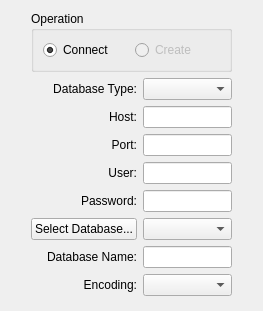
<?xml version="1.0" encoding="UTF-8"?>
<ui version="4.0">
 <class>TL4ConnectorWizardPageForm</class>
 <widget class="QWidget" name="TL4ConnectorWizardPageForm">
  <property name="geometry">
   <rect>
    <x>0</x>
    <y>0</y>
    <width>263</width>
    <height>311</height>
   </rect>
  </property>
  <property name="windowTitle">
   <string/>
  </property>
  <layout class="QGridLayout" name="gridLayout_2">
   <item row="0" column="1">
    <layout class="QVBoxLayout" name="verticalLayout_3" stretch="0,1">
     <item>
      <widget class="QGroupBox" name="groupBox">
       <property name="title">
        <string>Operation</string>
       </property>
       <layout class="QGridLayout" name="gridLayout">
        <item row="0" column="0">
         <widget class="QRadioButton" name="m_connectRadioButton">
          <property name="text">
           <string>Connect</string>
          </property>
          <property name="checked">
           <bool>true</bool>
          </property>
         </widget>
        </item>
        <item row="0" column="1">
         <widget class="QRadioButton" name="m_createRadioButton">
          <property name="enabled">
           <bool>false</bool>
          </property>
          <property name="text">
           <string>Create</string>
          </property>
         </widget>
        </item>
       </layout>
      </widget>
     </item>
     <item>
      <layout class="QHBoxLayout" name="horizontalLayout">
       <item>
        <layout class="QVBoxLayout" name="verticalLayout">
         <item>
          <widget class="QLabel" name="m_databaseTypeTextLabel">
           <property name="text">
            <string>Database Type:</string>
           </property>
           <property name="alignment">
            <set>Qt::AlignRight|Qt::AlignTrailing|Qt::AlignVCenter</set>
           </property>
          </widget>
         </item>
         <item>
          <widget class="QLabel" name="m_hostTextLabel">
           <property name="layoutDirection">
            <enum>Qt::LeftToRight</enum>
           </property>
           <property name="text">
            <string>Host:</string>
           </property>
           <property name="alignment">
            <set>Qt::AlignRight|Qt::AlignTrailing|Qt::AlignVCenter</set>
           </property>
          </widget>
         </item>
         <item>
          <widget class="QLabel" name="m_portTextLabel">
           <property name="text">
            <string>Port:</string>
           </property>
           <property name="alignment">
            <set>Qt::AlignRight|Qt::AlignTrailing|Qt::AlignVCenter</set>
           </property>
          </widget>
         </item>
         <item>
          <widget class="QLabel" name="m_userTextLabel">
           <property name="text">
            <string>User:</string>
           </property>
           <property name="alignment">
            <set>Qt::AlignRight|Qt::AlignTrailing|Qt::AlignVCenter</set>
           </property>
          </widget>
         </item>
         <item>
          <widget class="QLabel" name="m_passwordTextLabel">
           <property name="layoutDirection">
            <enum>Qt::LeftToRight</enum>
           </property>
           <property name="text">
            <string>Password:</string>
           </property>
           <property name="alignment">
            <set>Qt::AlignRight|Qt::AlignTrailing|Qt::AlignVCenter</set>
           </property>
          </widget>
         </item>
         <item>
          <widget class="QPushButton" name="m_directoryPushButton">
           <property name="text">
            <string>Select Database...</string>
           </property>
          </widget>
         </item>
         <item>
          <widget class="QLabel" name="m_databaseNameTextLabel">
           <property name="text">
            <string>Database Name:</string>
           </property>
           <property name="alignment">
            <set>Qt::AlignRight|Qt::AlignTrailing|Qt::AlignVCenter</set>
           </property>
          </widget>
         </item>
         <item>
          <widget class="QLabel" name="m_txlEncoding">
           <property name="text">
            <string>Encoding:</string>
           </property>
           <property name="alignment">
            <set>Qt::AlignRight|Qt::AlignTrailing|Qt::AlignVCenter</set>
           </property>
          </widget>
         </item>
        </layout>
       </item>
       <item>
        <layout class="QVBoxLayout" name="verticalLayout_2">
         <item>
          <widget class="QComboBox" name="m_databaseTypeComboBox"/>
         </item>
         <item>
          <widget class="QLineEdit" name="m_hostLineEdit"/>
         </item>
         <item>
          <widget class="QLineEdit" name="m_portLineEdit"/>
         </item>
         <item>
          <widget class="QLineEdit" name="m_userLineEdit"/>
         </item>
         <item>
          <widget class="QLineEdit" name="m_passwordLineEdit"/>
         </item>
         <item>
          <widget class="QComboBox" name="m_dbComboBox"/>
         </item>
         <item>
          <widget class="QLineEdit" name="m_databaseNameLineEdit"/>
         </item>
         <item>
          <widget class="QComboBox" name="m_encodingComboBox"/>
         </item>
        </layout>
       </item>
      </layout>
     </item>
    </layout>
   </item>
   <item row="1" column="1">
    <spacer name="verticalSpacer">
     <property name="orientation">
      <enum>Qt::Vertical</enum>
     </property>
     <property name="sizeHint" stdset="0">
      <size>
       <width>20</width>
       <height>40</height>
      </size>
     </property>
    </spacer>
   </item>
   <item row="0" column="2">
    <spacer name="horizontalSpacer">
     <property name="orientation">
      <enum>Qt::Horizontal</enum>
     </property>
     <property name="sizeHint" stdset="0">
      <size>
       <width>40</width>
       <height>20</height>
      </size>
     </property>
    </spacer>
   </item>
   <item row="0" column="0">
    <spacer name="horizontalSpacer_2">
     <property name="orientation">
      <enum>Qt::Horizontal</enum>
     </property>
     <property name="sizeHint" stdset="0">
      <size>
       <width>40</width>
       <height>20</height>
      </size>
     </property>
    </spacer>
   </item>
  </layout>
 </widget>
 <resources/>
 <connections/>
</ui>
